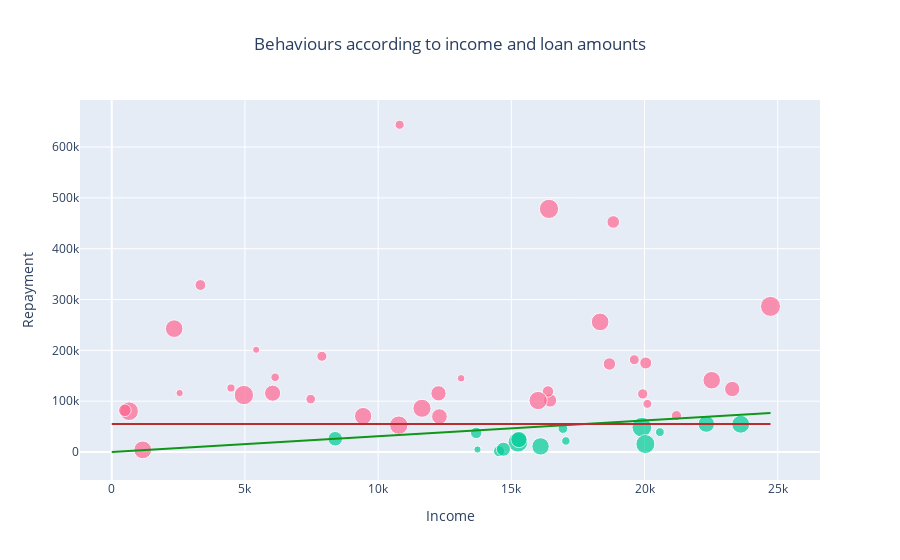

Notebook code for this chart:
### Markdown cell above
INTEREST RATE

### Code cell
fig = go.Figure()
fig.add_trace(go.Scatter(
                 x=datasink[get_decision_borrower_yearly_income]/12,
                 y=datasink[get_decision_yearly_repayment],
                 mode='markers',
                 marker_size=array_normalize(datasink[get_decision_borrower_credit_score], 20), 
                 marker_color=set_colors(datasink[get_decision_approval]),
                 text=datasink[get_decision_approval], 
                 hovertext=datasink[get_decision_id],
                 hovertemplate="<b>Income:</b> %{x}<br><b>Repayment:</b> %{y}<br><b>Approval:</b> %{text}<br><b>Id:</b> %{hovertext}<extra></extra>",
                 name='V1'
))

pente1 = max(datasink.query(select_approved_decision)[get_decision_yearly_repayment]*12/datasink.query(select_approved_decision)[get_decision_borrower_yearly_income])
fig.add_trace(
    go.Scatter(
        x=np.array([0, max(datasink[get_decision_borrower_yearly_income]/12)]),
        y=pente1*np.array([0, max(datasink[get_decision_borrower_yearly_income]/12)]),
        mode="lines",
        line=go.scatter.Line(color="#109618"),
        showlegend=False)
)
fig.add_trace(
    go.Scatter(
        x=np.array([0, max(datasink[get_decision_borrower_yearly_income]/12)]),
        y=max(datasink.query(select_approved_decision)[get_decision_yearly_repayment])*np.array([1, 1]),
        mode="lines",
        line=go.scatter.Line(color="#B82E2E"), ##B82E2E
        showlegend=False)
)

print("Pente 1 : ",pente1)

fig.update_xaxes(title_text='Income')
fig.update_yaxes(title_text='Repayment')

fig.update_layout(
    barmode='stack', 
    showlegend=False,
    title={'text': f"Behaviours according to income and loan amounts",
          'x':0.5,
          'xanchor': 'center'
    })

iplot(fig)

### Figure 1 — Plotly figure (JSON) as saved in the notebook; plotly's stock layout.template omitted (floating-point values rounded to 4 significant figures)
{"data": [{"hovertemplate": "<b>Income:</b> %{x}<br><b>Repayment:</b> %{y}<br><b>Approval:</b> %{text}<br><b>Id:</b> %{hovertext}<extra></extra>", "hovertext": ["c7f4808f-5548-4dc0-90bd-963e10b9997d0", "d46e17d7-6cec-4b9a-a3c6-ccc5ff0199850", "004214eb-efbb-4ec6-9654-d6182f7519d00", "2db7b65e-10b4-40bb-a862-62fdf5d49b360", "5493e53e-5149-48f3-9691-9abc41355c520", "28c7d4ab-587a-421a-adde-b779ef1b97000", "6a484797-d436-4c09-8fcb-4c5f462533f10", "33405dc4-cc4a-4059-a4ab-140f3b907c820", "311587a9-5bf4-4450-a8ca-1ecdc3ca176b0", "e2e03b65-33a7-4310-86d6-69e07aba466e0", "86a632f9-e894-40a5-b3ae-08586a9ff8e50", "da229b58-f6ec-4c4d-b02b-01c60727bd470", "d95d2cb8-b43b-46d1-b8d1-40430966f6470", "d6200615-f55e-44a2-bd4c-8c6d5781c4be0", "a4154324-f219-45aa-9b22-b24685ac24ce0", "e314ef45-cc2d-4320-8133-e6e3d1017f2f0", "519fee8f-cb63-415f-82ee-9602e9d3211b0", "724d4602-12fb-49cc-b973-c95e0be3f1080", "454bfa1c-9b56-4c79-ae2b-74ff0b030d6e0", "97907742-c0e3-41cb-be7f-3bdf055a39980", "21bcd467-633f-4d24-abfa-94bb049771680", "270ad23a-bb00-4c62-9904-00e9d857e1520", "07dfec2e-52bb-4478-aeac-abdce0f2b8ad0", "1a3ae831-0c2e-43a9-a0ec-42b9388475640", "e526c372-bc85-47c4-aff1-afb844e6559a0", "1e471ad9-8131-49c1-81f7-b6f3574e13c60", "8146123a-b2a5-4546-80b1-6e49a0fdc8ee0", "3592110c-7cd7-4999-bf5f-860e29e9c4260", "c0df310f-b434-4d39-bbc7-b0310df4e2380", "f07ff77f-2f0e-47e3-9e3e-7c140062aad70", "e4752184-713a-44f7-b1b3-f5ac2b9cf9630", "8679abf5-3bfc-4eea-973c-fd9a844733d90", "75155e7a-be07-4374-9e92-44eb6b8203900", "fbb371ec-5caa-4cc6-aa32-b5263309d80e0", "7656e9ca-129c-4892-9fef-f2df0b2b50280", "135bc8b5-6adf-49ec-96e6-8b7db88bc2120", "2059d138-019b-4a16-ad17-01f64eaac0fd0", "4788ba3a-96f9-4dcb-9654-f84f22dbe4030", "82f9dd5c-ebc3-4783-8298-4f909a0cc0100", "3fcb73d5-a1c9-4465-85b6-c2f6b9a609f60", "21236e91-dfe2-44a5-814a-e1f19767edff0", "93dcf3d5-a536-4bd9-9135-fef2823b2e5e0", "b3b105f5-6a43-4796-b9b4-99e0c80748610", "6e2d3616-71cb-40be-8638-018983e6829d0", "e2dabf23-2ebf-4e38-9304-309e218beb370", "b6b748dd-823f-4db3-9535-5cc33406bda80", "7cca6c41-f2a5-4783-a944-7b68506e47270", "bae9825b-b710-4838-96ba-59ff555c42610", "1c75788e-39bb-4f2e-846f-185071a3dd990", "60a96e02-d6dc-4660-86d8-ce9bdcfab28d0"], "marker": {"color": ["#FF6692", "#FF6692", "#FF6692", "#FF6692", "#FF6692", "#00CC96", "#00CC96", "#FF6692", "#FF6692", "#FF6692", "#FF6692", "#00CC96", "#FF6692", "#FF6692", "#00CC96", "#FF6692", "#00CC96", "#FF6692", "#00CC96", "#FF6692", "#FF6692", "#00CC96", "#FF6692", "#FF6692", "#00CC96", "#FF6692", "#FF6692", "#FF6692", "#00CC96", "#FF6692", "#00CC96", "#00CC96", "#00CC96", "#FF6692", "#FF6692", "#FF6692", "#FF6692", "#FF6692", "#00CC96", "#FF6692", "#FF6692", "#FF6692", "#FF6692", "#FF6692", "#00CC96", "#FF6692", "#FF6692", "#00CC96", "#FF6692", "#FF6692"], "size": [17.34, 12.41, 10.84, 17.69, 16.11, 16.63, 7.208, 7.279, 19.36, 17.55, 13.26, 14.53, 17.83, 15.67, 19.76, 18.66, 17.93, 18.42, 17.41, 12.01, 8.551, 19.79, 15.36, 15.29, 8.504, 12.58, 9.87, 19.25, 16.25, 9.588, 9.682, 19.01, 11.19, 20, 10.18, 9.164, 10.32, 11.4, 8.81, 18.28, 8.174, 7.633, 17.64, 8.952, 14.09, 7.091, 10.04, 11.4, 18.14, 12.58]}, "mode": "markers", "name": "V1", "text": [false, false, false, false, false, true, true, false, false, false, false, true, false, false, true, false, true, false, true, false, false, true, false, false, true, false, false, false, true, false, true, true, true, false, false, false, false, false, true, false, false, false, false, false, true, false, false, true, false, false], "type": "scatter", "x": [9437.0, 18680.0, 3330.0, 18330.0, 6039.0, 22320.0, 13729, 2548.0, 4960.0, 22520.0, 16460.0, 8389.0, 1164, 12300.0, 15250.0, 650.9, 23610, 10770.0, 16100.0, 20040.0, 6134.0, 19900.0, 23290.0, 12270.0, 17047, 492.1, 19610.0, 16410.0, 15290.0, 7470.0, 16940.0, 20030.0, 14540.0, 24730.0, 21200.0, 10810.0, 19930.0, 16380.0, 20580.0, 16010.0, 4476.0, 13110.0, 2343.0, 20110.0, 14700.0, 5421, 7888.0, 13680.0, 11650.0, 18830.0], "y": [70648, 173197, 328563, 255970, 115742, 55096, 4971, 115991, 112054, 141213, 101407, 26092, 4239, 69752, 19365, 80291, 54608, 52801, 11051, 175111, 147018, 48868, 123938, 115457, 21804, 81998, 181564, 478360, 24579, 104039, 46009, 15602, 1681, 286523, 71530, 643901, 114229, 119202, 39146, 101264, 125896, 145029, 242714, 94731, 5521, 201081, 188339, 37585, 86058, 452599]}, {"line": {"color": "#109618"}, "mode": "lines", "showlegend": false, "type": "scatter", "x": [0, 24730.0], "y": [0, 76910.0]}, {"line": {"color": "#B82E2E"}, "mode": "lines", "showlegend": false, "type": "scatter", "x": [0, 24730.0], "y": [55096, 55096]}], "layout": {"autosize": true, "barmode": "stack", "showlegend": false, "title": {"text": "Behaviours according to income and loan amounts", "x": 0.5, "xanchor": "center"}, "xaxis": {"autorange": true, "range": [-1090.0, 26430.0], "title": {"text": "Income"}, "type": "linear"}, "yaxis": {"autorange": true, "range": [-84550.0, 708800.0], "title": {"text": "Repayment"}, "type": "linear"}}}
